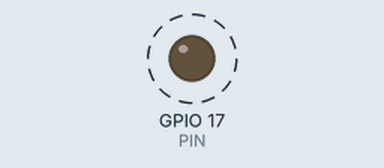
This program was run on a simulated Raspberry Pi (BCM pin numbers). On the bench: output pins drawn as LEDs (lit = HIGH). Dashed ring = blinking. What the program prints to the terminal is not drawn.

Above: at 0.5 s.
Timing chart, 0 to 4.6 s (numbered marks = the images above):
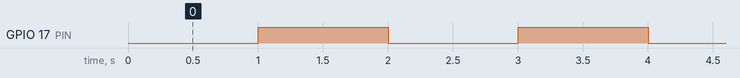

The program:

wiringpi_led_blink.py
```python
#!/usr/bin/python
# Python Sample
#   LED Blink : turn LED on and LED off repeatedly
# 2016-06-01 K.OHWADA @ FabLab Kannai

import wiringpi
import time

# main
PIN = 17 # con-pin 11
INTERVAL = 1 # 1 sec
wiringpi.wiringPiSetupGpio()
wiringpi.pinMode(PIN, wiringpi.OUTPUT)

try:
	# endless loop
	while True:
		# LED off
		print "LED Off"
		wiringpi.digitalWrite(PIN, wiringpi.LOW)
		time.sleep(INTERVAL)
		# LED on
		print "LED On"
		wiringpi.digitalWrite(PIN, wiringpi.HIGH)
		time.sleep(INTERVAL)
except KeyboardInterrupt:
	# exit the loop, if key interrupt
	pass

wiringpi.digitalWrite(PIN, wiringpi.LOW)
# main end
```

Measured:
- by itself, GPIO 17 (PIN): alternates HIGH for 1.0 s and LOW for 1.0 s
